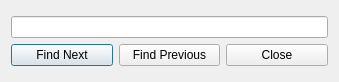
<?xml version="1.0" encoding="UTF-8"?>
<ui version="4.0">
 <class>FindDialog</class>
 <widget class="QDialog" name="FindDialog">
  <property name="geometry">
   <rect>
    <x>0</x>
    <y>0</y>
    <width>339</width>
    <height>82</height>
   </rect>
  </property>
  <property name="windowTitle">
   <string>Dialog</string>
  </property>
  <layout class="QVBoxLayout" name="verticalLayout_2">
   <item>
    <layout class="QVBoxLayout" name="verticalLayout">
     <item>
      <widget class="QLineEdit" name="lineEdit"/>
     </item>
     <item>
      <layout class="QHBoxLayout" name="horizontalLayout">
       <item>
        <widget class="QPushButton" name="pushButton_next">
         <property name="text">
          <string>Find Next</string>
         </property>
        </widget>
       </item>
       <item>
        <widget class="QPushButton" name="pushButton_prev">
         <property name="text">
          <string>Find Previous</string>
         </property>
        </widget>
       </item>
       <item>
        <widget class="QPushButton" name="pushButton_close">
         <property name="text">
          <string>Close</string>
         </property>
        </widget>
       </item>
      </layout>
     </item>
    </layout>
   </item>
  </layout>
 </widget>
 <resources/>
 <connections>
  <connection>
   <sender>pushButton_close</sender>
   <signal>clicked()</signal>
   <receiver>FindDialog</receiver>
   <slot>close()</slot>
   <hints>
    <hint type="sourcelabel">
     <x>325</x>
     <y>68</y>
    </hint>
    <hint type="destinationlabel">
     <x>338</x>
     <y>81</y>
    </hint>
   </hints>
  </connection>
 </connections>
</ui>
